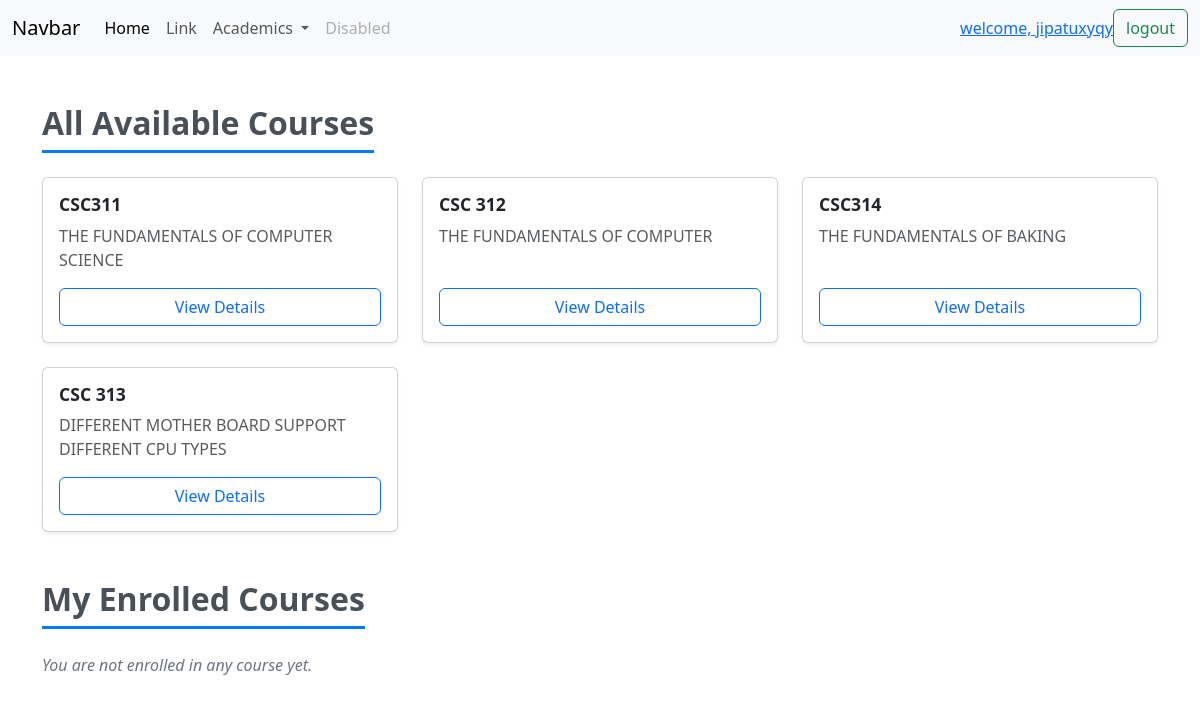
Page /courses (signed in) on the committed database.
### Course/models.py (models this page shows, shortened)
class Course(models.Model):
    title = models.CharField(max_length=200)
    description = models.TextField(unique=True)
    student = models.ManyToManyField(Student,related_name='courses')

### Course/views.py (the view)
# urls.py: path('courses',views.courses,name='courses'),
@login_required
def courses(request):
    p = Course.objects.all()
    student = get_object_or_404(Student, user=request.user)
    context = {
        'p': p,
        'student': student,
    }
    return render(request, 'courses.html', context)

### Course/templates/courses.html (shortened to what this page needs)
<!DOCTYPE html>
<html lang="en">
<head>
    <link href="https://cdn.jsdelivr.net/npm/bootstrap@5.3.3/dist/css/bootstrap.min.css" rel="stylesheet">
</head>
<body>
{% extends 'base.html' %}
{% block content %}
<div class="container my-5">
    <div class="mb-5">
        <h2 class="section-title mb-4">All Available Courses</h2>
        {% if p %}
            <div class="row row-cols-1 row-cols-md-2 row-cols-lg-3 g-4">
                {% for c in p %}
                    <div class="col">
                        <div class="card h-100 course-card shadow-sm">
                            <div class="card-body d-flex flex-column">
                                <h5 class="card-title">{{ c.title }}</h5>
                                <p class="card-text text-muted flex-grow-1">
                                    {{ c.description|truncatewords:20 }}
                                </p>
                                <a href="{% url 'course_description' course_id=c.id %}"
                                   class="btn btn-outline-primary mt-auto">
                                    View Details
                                </a>
                            </div>
                        </div>
                    </div>
                {% endfor %}
            </div>
        {% else %}
            <p class="empty-state">No courses are currently available.</p>
        {% endif %}
    </div>
    <div class="mt-5">
        <h2 class="section-title mb-4">My Enrolled Courses</h2>
        {% if student.courses.exists %}
            <div class="row row-cols-1 row-cols-md-2 row-cols-lg-3 g-4">
                {% for c in student.courses.all %}
                    <div class="col">
                        <div class="card h-100 course-card border-success shadow">
                            <div class="card-body d-flex flex-column">
                                <h5 class="card-title text-success">
                                    {{ c.title }}
                                </h5>
                                <p class="card-text text-muted flex-grow-1">
                                    {{ c.description|truncatewords:15 }}
                                </p>
                                <div class="mt-auto">
                                    <span class="badge bg-success mb-2">Enrolled</span>
                                    <br>
                                    <a href="{% url 'course_description' course_id=c.id %}"
                                       class="btn btn-success btn-sm">
                                        Go to Course
                                    </a>
                                </div>
                            </div>
                        </div>
                    </div>
                {% endfor %}
            </div>
        {% else %}
            <p class="empty-state">You are not enrolled in any course yet.</p>
        {% endif %}
    </div>
</div>
{% endblock %}

### Course/templates/base.html (shortened to what this page needs)
<!DOCTYPE html>
<html lang="en">
<head>
    <link href="https://cdn.jsdelivr.net/npm/bootstrap@5.3.8/dist/css/bootstrap.min.css" rel="stylesheet">
</head>
<body>
    <nav class="navbar navbar-expand-lg bg-body-tertiary">
    <div class="container-fluid">
        <a class="navbar-brand" href="#">Navbar</a>
        <div class="collapse navbar-collapse" id="navbarSupportedContent">
        <ul class="navbar-nav me-auto mb-2 mb-lg-0">
            <li class="nav-item">
            <a class="nav-link active" aria-current="page" href="{% url 'home' %}">Home</a>
            </li>
            <li class="nav-item">
            <a class="nav-link" href="#">Link</a>
            </li>
            <li class="nav-item dropdown">
            <a class="nav-link dropdown-toggle" href="#" role="button" data-bs-toggle="dropdown" aria-expanded="false">
                Academics
            </a>
            </li>
            <li class="nav-item">
            <a class="nav-link disabled" aria-disabled="true">Disabled</a>
            </li>
        </ul>
         {% if user.is_authenticated %}
         <div>
           <a class="nav-item" href="#">welcome, {{user.username}}</a></div>
        <form class="d-flex" role="search">
            <a href="{% url 'logout' %}" class="btn btn-outline-success">  logout</a>
        </form>
          {% else %}
         <form class="d-flex" role="search">
            <a href="{% url 'login' %}" class="btn btn-outline-success" >  login</a>
        </form>
            {% endif %}
        </div>
    </div>
    </nav>
    {% block content %}
    {% endblock %}
</body>
</html>

### Course/templates/courses.html (style rules this page uses)
.course-card { transition: transform 0.2s, box-shadow 0.2s; border: none; border-radius: 12px; overflow: hidden; }
.card-title { font-size: 1.1rem; font-weight: 600; color: #2c3e50; }
.section-title { font-weight: 700; color: #495057; border-bottom: 3px solid #007bff; padding-bottom: 8px; display: inline-block; }
.empty-state { font-style: italic; color: #6c757d; }

### rows in the picture
Course: title "CSC311", description "THE FUNDAMENTALS OF COMPUTER SCIENCE"
Course: title "CSC 312", description "THE FUNDAMENTALS OF COMPUTER"
Course: title "CSC314", description "THE FUNDAMENTALS OF BAKING"
Course: title "CSC 313", description "DIFFERENT MOTHER BOARD SUPPORT DIFFERENT CPU TYPES"

### other values in the picture
{{ user.username }} "jipatuxyqy"
